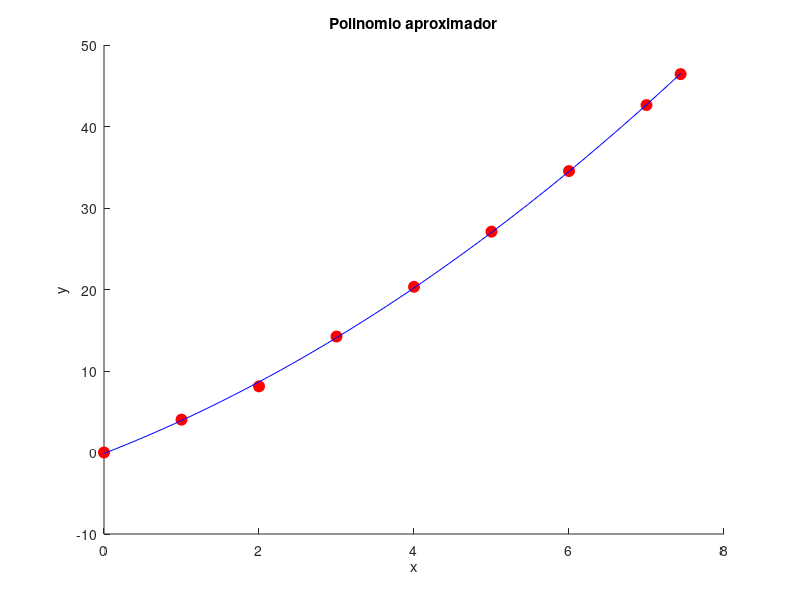

This chart was generated by the following MATLAB code:
  clear all; close all; clc;
  x=[0 1 2 3 4 5 6 7 7.44];
  y=[0 4.03 8.12 14.23 20.33 27.1 34.53 42.63 46.43];
  p=polyfit(x,y,2)
  hold on
  plot(x,y,'ro','markersize',8,'markerfacecolor','r')
  x=linspace(min(x),max(x),50);
  y=polyval(p,x);
  plot(x,y,'b')
  xlabel('x')
  ylabel('y')
  title('Polinomio aproximador')
  hold off